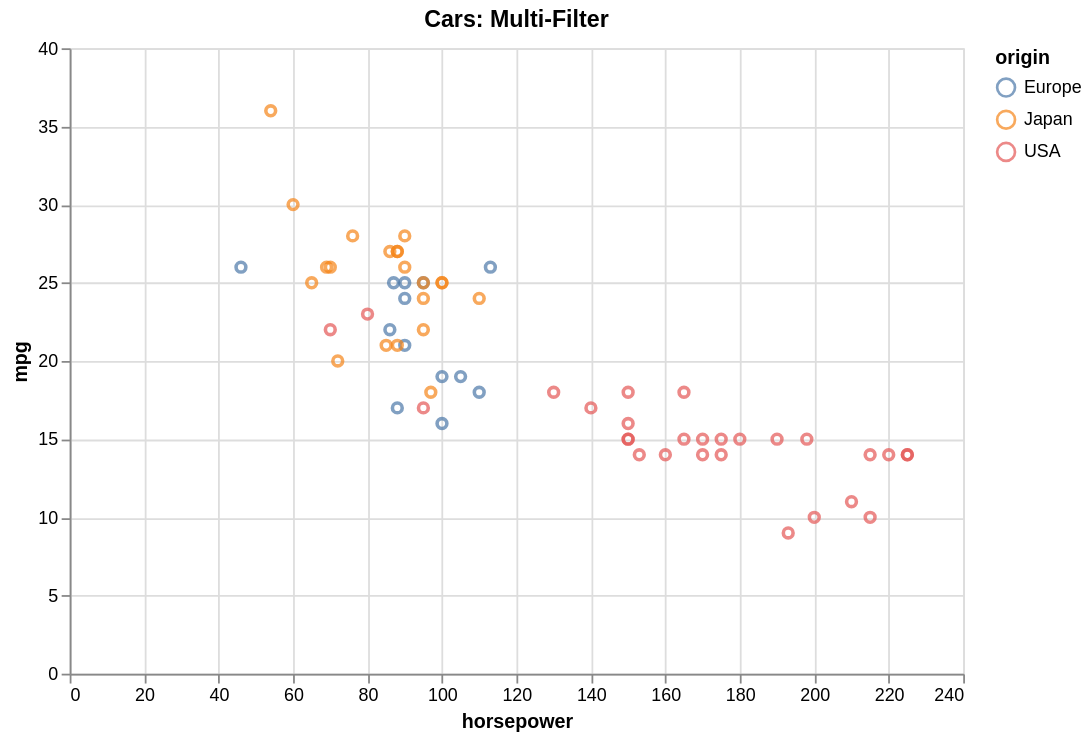

This figure's Vega-Lite source:
### Vega-Lite specification from a JSON file in a GitHub repository (floating-point values rounded to 4 significant figures)
{"$schema": "https://vega.github.io/schema/vega-lite/v5.json", "height": 350, "encoding": {"tooltip": [{"field": "horsepower", "type": "quantitative"}, {"field": "origin", "type": "nominal"}, {"field": "mpg", "type": "quantitative"}], "x": {"field": "horsepower", "type": "quantitative"}, "color": {"field": "origin", "type": "nominal"}, "y": {"field": "mpg", "type": "quantitative"}}, "data": {"values": [{"horsepower": 130, "acceleration": 12.0, "weight": 3504, "mpg": 18, "cylinders": 8, "origin": "USA"}, {"horsepower": 165, "acceleration": 11.5, "weight": 3693, "mpg": 15, "cylinders": 8, "origin": "USA"}, {"horsepower": 150, "acceleration": 11.0, "weight": 3436, "mpg": 18, "cylinders": 8, "origin": "USA"}, {"horsepower": 150, "acceleration": 12.0, "weight": 3433, "mpg": 16, "cylinders": 8, "origin": "USA"}, {"horsepower": 140, "acceleration": 10.5, "weight": 3449, "mpg": 17, "cylinders": 8, "origin": "USA"}, {"horsepower": 198, "acceleration": 10.0, "weight": 4341, "mpg": 15, "cylinders": 8, "origin": "USA"}, {"horsepower": 220, "acceleration": 9.0, "weight": 4354, "mpg": 14, "cylinders": 8, "origin": "USA"}, {"horsepower": 215, "acceleration": 8.5, "weight": 4312, "mpg": 14, "cylinders": 8, "origin": "USA"}, {"horsepower": 225, "acceleration": 10.0, "weight": 4425, "mpg": 14, "cylinders": 8, "origin": "USA"}, {"horsepower": 190, "acceleration": 8.5, "weight": 3850, "mpg": 15, "cylinders": 8, "origin": "USA"}, {"horsepower": 170, "acceleration": 10.0, "weight": 3563, "mpg": 15, "cylinders": 8, "origin": "USA"}, {"horsepower": 160, "acceleration": 8.0, "weight": 3609, "mpg": 14, "cylinders": 8, "origin": "USA"}, {"horsepower": 150, "acceleration": 9.5, "weight": 3761, "mpg": 15, "cylinders": 8, "origin": "USA"}, {"horsepower": 225, "acceleration": 10.0, "weight": 3086, "mpg": 14, "cylinders": 8, "origin": "USA"}, {"horsepower": 95, "acceleration": 15.0, "weight": 2372, "mpg": 24, "cylinders": 4, "origin": "Japan"}, {"horsepower": 95, "acceleration": 15.5, "weight": 2833, "mpg": 22, "cylinders": 4, "origin": "Japan"}, {"horsepower": 97, "acceleration": 15.5, "weight": 2774, "mpg": 18, "cylinders": 4, "origin": "Japan"}, {"horsepower": 85, "acceleration": 16.0, "weight": 2587, "mpg": 21, "cylinders": 4, "origin": "Japan"}, {"horsepower": 88, "acceleration": 14.5, "weight": 2130, "mpg": 27, "cylinders": 4, "origin": "Japan"}, {"horsepower": 46, "acceleration": 20.5, "weight": 1835, "mpg": 26, "cylinders": 4, "origin": "Europe"}, {"horsepower": 87, "acceleration": 17.5, "weight": 2672, "mpg": 25, "cylinders": 4, "origin": "Europe"}, {"horsepower": 90, "acceleration": 15.0, "weight": 2430, "mpg": 24, "cylinders": 4, "origin": "Europe"}, {"horsepower": 95, "acceleration": 17.5, "weight": 2375, "mpg": 25, "cylinders": 4, "origin": "Europe"}, {"horsepower": 113, "acceleration": 15.5, "weight": 2234, "mpg": 26, "cylinders": 4, "origin": "Europe"}, {"horsepower": 90, "acceleration": 18.5, "weight": 2648, "mpg": 21, "cylinders": 4, "origin": "Europe"}, {"horsepower": 215, "acceleration": 14.0, "weight": 4615, "mpg": 10, "cylinders": 8, "origin": "USA"}, {"horsepower": 200, "acceleration": 13.0, "weight": 4376, "mpg": 10, "cylinders": 8, "origin": "USA"}, {"horsepower": 210, "acceleration": 13.5, "weight": 4382, "mpg": 11, "cylinders": 8, "origin": "USA"}, {"horsepower": 193, "acceleration": 18.0, "weight": 4732, "mpg": 9, "cylinders": 8, "origin": "USA"}, {"horsepower": 88, "acceleration": 14.5, "weight": 2130, "mpg": 27, "cylinders": 4, "origin": "Japan"}, {"horsepower": 90, "acceleration": 13.5, "weight": 2264, "mpg": 28, "cylinders": 4, "origin": "Japan"}, {"horsepower": 95, "acceleration": 15.5, "weight": 2228, "mpg": 25, "cylinders": 4, "origin": "Japan"}, {"horsepower": 100, "acceleration": 19.0, "weight": 2046, "mpg": 25, "cylinders": 4, "origin": "Japan"}, {"horsepower": 105, "acceleration": 13.0, "weight": 2634, "mpg": 19, "cylinders": 4, "origin": "Europe"}, {"horsepower": 100, "acceleration": 15.5, "weight": 2702, "mpg": 16, "cylinders": 4, "origin": "Europe"}, {"horsepower": 88, "acceleration": 16.5, "weight": 2875, "mpg": 17, "cylinders": 4, "origin": "Europe"}, {"horsepower": 100, "acceleration": 17.0, "weight": 2901, "mpg": 19, "cylinders": 4, "origin": "Europe"}, {"horsepower": 165, "acceleration": 11.0, "weight": 3353, "mpg": 18, "cylinders": 6, "origin": "USA"}, {"horsepower": 175, "acceleration": 11.5, "weight": 3169, "mpg": 14, "cylinders": 6, "origin": "USA"}, {"horsepower": 153, "acceleration": 12.5, "weight": 2906, "mpg": 14, "cylinders": 6, "origin": "USA"}, {"horsepower": 150, "acceleration": 13.5, "weight": 3380, "mpg": 15, "cylinders": 6, "origin": "USA"}, {"horsepower": 180, "acceleration": 12.0, "weight": 3740, "mpg": 15, "cylinders": 8, "origin": "USA"}, {"horsepower": 170, "acceleration": 11.0, "weight": 4080, "mpg": 14, "cylinders": 8, "origin": "USA"}, {"horsepower": 175, "acceleration": 11.5, "weight": 3645, "mpg": 15, "cylinders": 8, "origin": "USA"}, {"horsepower": 110, "acceleration": 14.0, "weight": 2585, "mpg": 24, "cylinders": 4, "origin": "Japan"}, {"horsepower": 72, "acceleration": 19.0, "weight": 2310, "mpg": 20, "cylinders": 4, "origin": "Japan"}, {"horsepower": 100, "acceleration": 15.0, "weight": 2472, "mpg": 25, "cylinders": 4, "origin": "Japan"}, {"horsepower": 88, "acceleration": 16.0, "weight": 2265, "mpg": 21, "cylinders": 4, "origin": "Japan"}, {"horsepower": 86, "acceleration": 19.5, "weight": 2110, "mpg": 27, "cylinders": 4, "origin": "Japan"}, {"horsepower": 90, "acceleration": 14.5, "weight": 2800, "mpg": 26, "cylinders": 4, "origin": "Japan"}, {"horsepower": 70, "acceleration": 19.5, "weight": 2110, "mpg": 26, "cylinders": 4, "origin": "Japan"}, {"horsepower": 76, "acceleration": 17.0, "weight": 2085, "mpg": 28, "cylinders": 4, "origin": "Japan"}, {"horsepower": 65, "acceleration": 17.0, "weight": 2245, "mpg": 25, "cylinders": 4, "origin": "Japan"}, {"horsepower": 69, "acceleration": 15.0, "weight": 1965, "mpg": 26, "cylinders": 4, "origin": "Japan"}, {"horsepower": 60, "acceleration": 17.0, "weight": 1755, "mpg": 30, "cylinders": 4, "origin": "Japan"}, {"horsepower": 70, "acceleration": 14.0, "weight": 2815, "mpg": 22, "cylinders": 6, "origin": "USA"}, {"horsepower": 95, "acceleration": 12.5, "weight": 3210, "mpg": 17, "cylinders": 6, "origin": "USA"}, {"horsepower": 80, "acceleration": 13.5, "weight": 3380, "mpg": 23, "cylinders": 6, "origin": "USA"}, {"horsepower": 54, "acceleration": 15.5, "weight": 1760, "mpg": 36, "cylinders": 4, "origin": "Japan"}, {"horsepower": 90, "acceleration": 14.0, "weight": 2130, "mpg": 25, "cylinders": 4, "origin": "Europe"}, {"horsepower": 86, "acceleration": 15.5, "weight": 2205, "mpg": 22, "cylinders": 4, "origin": "Europe"}, {"horsepower": 110, "acceleration": 13.5, "weight": 2245, "mpg": 18, "cylinders": 4, "origin": "Europe"}]}, "title": "Cars: Multi-Filter", "width": 500, "mark": "point", "params": [{"name": "select_origin", "bind": {"options": [null, "Europe", "Japan", "USA"], "name": "origin: ", "labels": ["All", "Europe", "Japan", "USA"], "input": "select"}, "value": null}, {"name": "select_cylinders", "bind": {"options": [null, 4, 6, 8], "name": "cylinders: ", "labels": ["All", "4", "6", "8"], "input": "select"}, "value": null}], "transform": [{"filter": "select_origin === null || datum.origin === select_origin"}, {"filter": "select_cylinders === null || datum.cylinders === select_cylinders"}]}
